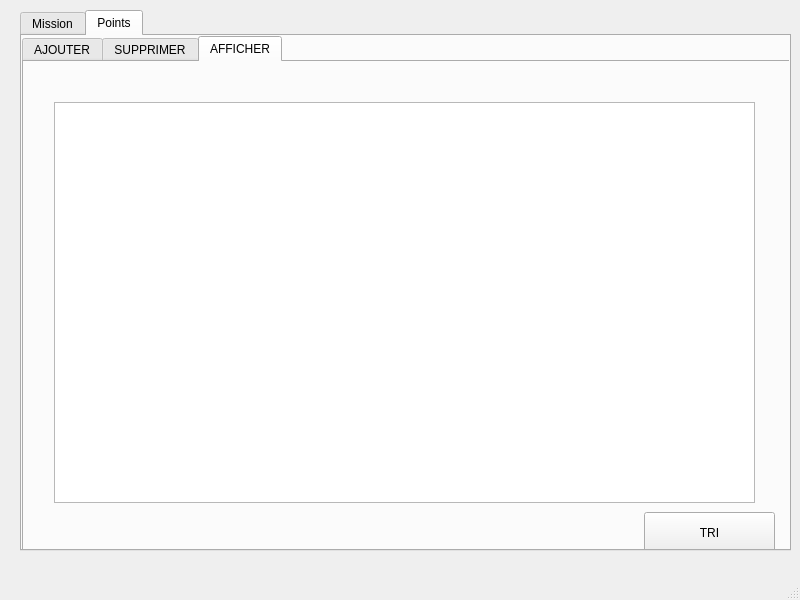
<?xml version="1.0" encoding="UTF-8"?>
<ui version="4.0">
 <class>MainWindow</class>
 <widget class="QMainWindow" name="MainWindow">
  <property name="geometry">
   <rect>
    <x>0</x>
    <y>0</y>
    <width>800</width>
    <height>600</height>
   </rect>
  </property>
  <property name="windowTitle">
   <string>MainWindow</string>
  </property>
  <widget class="QWidget" name="centralwidget">
   <widget class="QTabWidget" name="tabWidget">
    <property name="geometry">
     <rect>
      <x>20</x>
      <y>10</y>
      <width>771</width>
      <height>541</height>
     </rect>
    </property>
    <property name="currentIndex">
     <number>1</number>
    </property>
    <widget class="QWidget" name="tab">
     <attribute name="title">
      <string>Mission</string>
     </attribute>
     <widget class="QTabWidget" name="tabWidget_2">
      <property name="geometry">
       <rect>
        <x>0</x>
        <y>0</y>
        <width>771</width>
        <height>521</height>
       </rect>
      </property>
      <property name="currentIndex">
       <number>3</number>
      </property>
      <widget class="QWidget" name="tab_3">
       <attribute name="title">
        <string>AJOUT</string>
       </attribute>
       <widget class="QLabel" name="label">
        <property name="geometry">
         <rect>
          <x>20</x>
          <y>50</y>
          <width>81</width>
          <height>16</height>
         </rect>
        </property>
        <property name="text">
         <string>NOM MISSION</string>
        </property>
       </widget>
       <widget class="QLabel" name="label_2">
        <property name="geometry">
         <rect>
          <x>20</x>
          <y>90</y>
          <width>71</width>
          <height>16</height>
         </rect>
        </property>
        <property name="text">
         <string>ID ENFANT</string>
        </property>
       </widget>
       <widget class="QLabel" name="label_3">
        <property name="geometry">
         <rect>
          <x>20</x>
          <y>130</y>
          <width>47</width>
          <height>14</height>
         </rect>
        </property>
        <property name="text">
         <string>POINTS</string>
        </property>
       </widget>
       <widget class="QLabel" name="label_4">
        <property name="geometry">
         <rect>
          <x>20</x>
          <y>180</y>
          <width>81</width>
          <height>16</height>
         </rect>
        </property>
        <property name="text">
         <string>DESCRIPTION</string>
        </property>
       </widget>
       <widget class="QLineEdit" name="le_nom">
        <property name="geometry">
         <rect>
          <x>110</x>
          <y>50</y>
          <width>113</width>
          <height>20</height>
         </rect>
        </property>
       </widget>
       <widget class="QLineEdit" name="le_idenfant">
        <property name="geometry">
         <rect>
          <x>110</x>
          <y>90</y>
          <width>113</width>
          <height>20</height>
         </rect>
        </property>
       </widget>
       <widget class="QSpinBox" name="le_nb_point">
        <property name="geometry">
         <rect>
          <x>110</x>
          <y>130</y>
          <width>111</width>
          <height>22</height>
         </rect>
        </property>
       </widget>
       <widget class="QLabel" name="label_5">
        <property name="geometry">
         <rect>
          <x>560</x>
          <y>50</y>
          <width>71</width>
          <height>16</height>
         </rect>
        </property>
        <property name="text">
         <string>DEADLINE</string>
        </property>
       </widget>
       <widget class="QCalendarWidget" name="le_date_fin">
        <property name="geometry">
         <rect>
          <x>440</x>
          <y>120</y>
          <width>301</width>
          <height>201</height>
         </rect>
        </property>
       </widget>
       <widget class="QLabel" name="label_8">
        <property name="geometry">
         <rect>
          <x>20</x>
          <y>20</y>
          <width>71</width>
          <height>16</height>
         </rect>
        </property>
        <property name="text">
         <string>ID MISSION</string>
        </property>
       </widget>
       <widget class="QLineEdit" name="le_mission">
        <property name="geometry">
         <rect>
          <x>110</x>
          <y>20</y>
          <width>113</width>
          <height>20</height>
         </rect>
        </property>
       </widget>
       <widget class="QPushButton" name="pb_ajouter">
        <property name="geometry">
         <rect>
          <x>610</x>
          <y>450</y>
          <width>141</width>
          <height>41</height>
         </rect>
        </property>
        <property name="text">
         <string>ajouter</string>
        </property>
       </widget>
       <widget class="QLineEdit" name="R10">
        <property name="geometry">
         <rect>
          <x>20</x>
          <y>230</y>
          <width>311</width>
          <height>231</height>
         </rect>
        </property>
       </widget>
       <widget class="QLineEdit" name="date">
        <property name="geometry">
         <rect>
          <x>550</x>
          <y>330</y>
          <width>113</width>
          <height>20</height>
         </rect>
        </property>
       </widget>
      </widget>
      <widget class="QWidget" name="tab_4">
       <attribute name="title">
        <string>SUPPRIMER</string>
       </attribute>
       <widget class="QLabel" name="label_6">
        <property name="geometry">
         <rect>
          <x>20</x>
          <y>50</y>
          <width>71</width>
          <height>16</height>
         </rect>
        </property>
        <property name="text">
         <string>ID ENFANT</string>
        </property>
       </widget>
       <widget class="QLineEdit" name="le_idenfant_2">
        <property name="geometry">
         <rect>
          <x>100</x>
          <y>50</y>
          <width>113</width>
          <height>20</height>
         </rect>
        </property>
       </widget>
       <widget class="QPushButton" name="pushButton_2">
        <property name="geometry">
         <rect>
          <x>634</x>
          <y>462</y>
          <width>121</width>
          <height>31</height>
         </rect>
        </property>
        <property name="text">
         <string>SUPPRIMER</string>
        </property>
       </widget>
       <widget class="QLabel" name="label_9">
        <property name="geometry">
         <rect>
          <x>20</x>
          <y>100</y>
          <width>71</width>
          <height>16</height>
         </rect>
        </property>
        <property name="text">
         <string>ID MISSION</string>
        </property>
       </widget>
       <widget class="QLineEdit" name="le_idmission">
        <property name="geometry">
         <rect>
          <x>100</x>
          <y>100</y>
          <width>113</width>
          <height>20</height>
         </rect>
        </property>
       </widget>
      </widget>
      <widget class="QWidget" name="tab_5">
       <attribute name="title">
        <string>MISE A JOUR</string>
       </attribute>
       <widget class="QLineEdit" name="date_2">
        <property name="geometry">
         <rect>
          <x>550</x>
          <y>350</y>
          <width>113</width>
          <height>20</height>
         </rect>
        </property>
       </widget>
       <widget class="QLineEdit" name="R10_2">
        <property name="geometry">
         <rect>
          <x>20</x>
          <y>250</y>
          <width>311</width>
          <height>231</height>
         </rect>
        </property>
       </widget>
       <widget class="QLineEdit" name="le_idenfant_3">
        <property name="geometry">
         <rect>
          <x>110</x>
          <y>110</y>
          <width>113</width>
          <height>20</height>
         </rect>
        </property>
       </widget>
       <widget class="QLabel" name="label_7">
        <property name="geometry">
         <rect>
          <x>20</x>
          <y>150</y>
          <width>47</width>
          <height>14</height>
         </rect>
        </property>
        <property name="text">
         <string>POINTS</string>
        </property>
       </widget>
       <widget class="QCalendarWidget" name="le_date_fin_2">
        <property name="geometry">
         <rect>
          <x>440</x>
          <y>140</y>
          <width>301</width>
          <height>201</height>
         </rect>
        </property>
       </widget>
       <widget class="QLabel" name="label_10">
        <property name="geometry">
         <rect>
          <x>20</x>
          <y>110</y>
          <width>71</width>
          <height>16</height>
         </rect>
        </property>
        <property name="text">
         <string>ID ENFANT</string>
        </property>
       </widget>
       <widget class="QLabel" name="label_11">
        <property name="geometry">
         <rect>
          <x>560</x>
          <y>70</y>
          <width>71</width>
          <height>16</height>
         </rect>
        </property>
        <property name="text">
         <string>DEADLINE</string>
        </property>
       </widget>
       <widget class="QLabel" name="label_12">
        <property name="geometry">
         <rect>
          <x>20</x>
          <y>200</y>
          <width>81</width>
          <height>16</height>
         </rect>
        </property>
        <property name="text">
         <string>DESCRIPTION</string>
        </property>
       </widget>
       <widget class="QLabel" name="label_13">
        <property name="geometry">
         <rect>
          <x>20</x>
          <y>70</y>
          <width>81</width>
          <height>16</height>
         </rect>
        </property>
        <property name="text">
         <string>NOM MISSION</string>
        </property>
       </widget>
       <widget class="QLineEdit" name="le_mission_2">
        <property name="geometry">
         <rect>
          <x>110</x>
          <y>40</y>
          <width>113</width>
          <height>20</height>
         </rect>
        </property>
       </widget>
       <widget class="QLineEdit" name="le_nom_2">
        <property name="geometry">
         <rect>
          <x>110</x>
          <y>70</y>
          <width>113</width>
          <height>20</height>
         </rect>
        </property>
       </widget>
       <widget class="QLabel" name="label_14">
        <property name="geometry">
         <rect>
          <x>20</x>
          <y>40</y>
          <width>71</width>
          <height>16</height>
         </rect>
        </property>
        <property name="text">
         <string>ID MISSION</string>
        </property>
       </widget>
       <widget class="QSpinBox" name="le_nb_point_2">
        <property name="geometry">
         <rect>
          <x>110</x>
          <y>150</y>
          <width>111</width>
          <height>22</height>
         </rect>
        </property>
       </widget>
       <widget class="QPushButton" name="miseajour">
        <property name="geometry">
         <rect>
          <x>624</x>
          <y>452</y>
          <width>131</width>
          <height>41</height>
         </rect>
        </property>
        <property name="text">
         <string>miseajour</string>
        </property>
       </widget>
      </widget>
      <widget class="QWidget" name="tab_6">
       <attribute name="title">
        <string>affiche</string>
       </attribute>
       <widget class="QTableView" name="tableView">
        <property name="geometry">
         <rect>
          <x>20</x>
          <y>40</y>
          <width>581</width>
          <height>271</height>
         </rect>
        </property>
       </widget>
       <widget class="QPushButton" name="refresh">
        <property name="geometry">
         <rect>
          <x>610</x>
          <y>450</y>
          <width>141</width>
          <height>41</height>
         </rect>
        </property>
        <property name="text">
         <string>Refresh</string>
        </property>
       </widget>
      </widget>
     </widget>
    </widget>
    <widget class="QWidget" name="tab_2">
     <attribute name="title">
      <string>Points</string>
     </attribute>
     <widget class="QTabWidget" name="tabWidget_3">
      <property name="geometry">
       <rect>
        <x>0</x>
        <y>0</y>
        <width>771</width>
        <height>521</height>
       </rect>
      </property>
      <property name="currentIndex">
       <number>2</number>
      </property>
      <widget class="QWidget" name="tab_7">
       <attribute name="title">
        <string>AJOUTER</string>
       </attribute>
       <widget class="QLabel" name="label_15">
        <property name="geometry">
         <rect>
          <x>20</x>
          <y>70</y>
          <width>91</width>
          <height>16</height>
         </rect>
        </property>
        <property name="text">
         <string>ID ENFANT</string>
        </property>
       </widget>
       <widget class="QLineEdit" name="idenf">
        <property name="geometry">
         <rect>
          <x>150</x>
          <y>70</y>
          <width>113</width>
          <height>20</height>
         </rect>
        </property>
       </widget>
       <widget class="QSpinBox" name="nbtotal">
        <property name="geometry">
         <rect>
          <x>151</x>
          <y>130</y>
          <width>111</width>
          <height>22</height>
         </rect>
        </property>
       </widget>
       <widget class="QLabel" name="label_16">
        <property name="geometry">
         <rect>
          <x>20</x>
          <y>130</y>
          <width>111</width>
          <height>16</height>
         </rect>
        </property>
        <property name="text">
         <string>NOMBRE DE POINTS</string>
        </property>
       </widget>
       <widget class="QPushButton" name="pb_AJOUTER">
        <property name="geometry">
         <rect>
          <x>594</x>
          <y>442</y>
          <width>161</width>
          <height>41</height>
         </rect>
        </property>
        <property name="text">
         <string>AJOUTER</string>
        </property>
       </widget>
       <widget class="QRadioButton" name="radioButton">
        <property name="geometry">
         <rect>
          <x>340</x>
          <y>70</y>
          <width>83</width>
          <height>18</height>
         </rect>
        </property>
        <property name="text">
         <string>exist</string>
        </property>
        <property name="checked">
         <bool>true</bool>
        </property>
       </widget>
       <widget class="QRadioButton" name="radioButton_2">
        <property name="geometry">
         <rect>
          <x>440</x>
          <y>70</y>
          <width>83</width>
          <height>18</height>
         </rect>
        </property>
        <property name="text">
         <string>non exist</string>
        </property>
       </widget>
      </widget>
      <widget class="QWidget" name="tab_9">
       <attribute name="title">
        <string>SUPPRIMER</string>
       </attribute>
       <widget class="QLabel" name="label_17">
        <property name="geometry">
         <rect>
          <x>50</x>
          <y>200</y>
          <width>101</width>
          <height>16</height>
         </rect>
        </property>
        <property name="text">
         <string>ID ENFANT</string>
        </property>
       </widget>
       <widget class="QLineEdit" name="iden">
        <property name="geometry">
         <rect>
          <x>220</x>
          <y>200</y>
          <width>201</width>
          <height>20</height>
         </rect>
        </property>
       </widget>
       <widget class="QPushButton" name="pbsupp">
        <property name="geometry">
         <rect>
          <x>604</x>
          <y>442</y>
          <width>151</width>
          <height>41</height>
         </rect>
        </property>
        <property name="text">
         <string>SUPPRIMER</string>
        </property>
       </widget>
      </widget>
      <widget class="QWidget" name="tab_10">
       <attribute name="title">
        <string>AFFICHER</string>
       </attribute>
       <widget class="QTableView" name="tableView_2">
        <property name="geometry">
         <rect>
          <x>30</x>
          <y>40</y>
          <width>701</width>
          <height>401</height>
         </rect>
        </property>
       </widget>
       <widget class="QPushButton" name="pb_tri">
        <property name="geometry">
         <rect>
          <x>620</x>
          <y>450</y>
          <width>131</width>
          <height>41</height>
         </rect>
        </property>
        <property name="text">
         <string>TRI</string>
        </property>
       </widget>
      </widget>
     </widget>
    </widget>
   </widget>
  </widget>
  <widget class="QMenuBar" name="menubar">
   <property name="geometry">
    <rect>
     <x>0</x>
     <y>0</y>
     <width>800</width>
     <height>22</height>
    </rect>
   </property>
  </widget>
  <widget class="QStatusBar" name="statusbar"/>
 </widget>
 <resources/>
 <connections/>
</ui>
